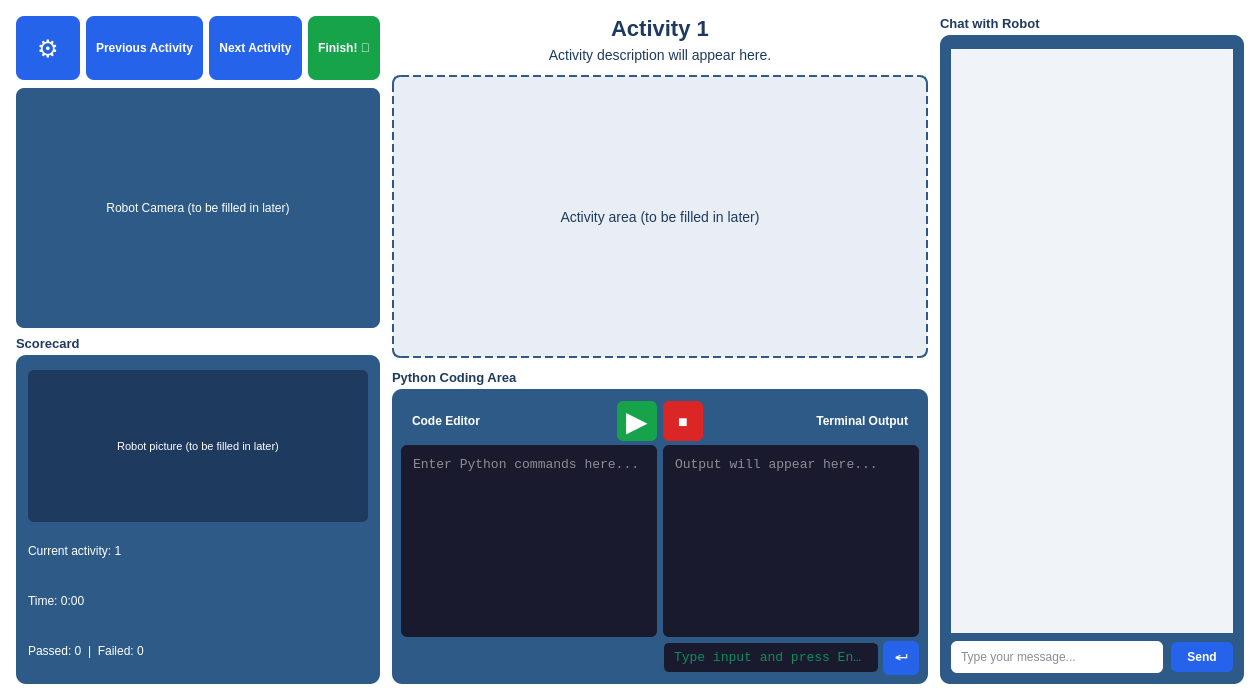
<?xml version="1.0" encoding="UTF-8"?>
<ui version="4.0">
 <class>ActivityWindow</class>
 <widget class="QWidget" name="ActivityWindow">
  <property name="geometry">
   <rect>
    <x>0</x>
    <y>0</y>
    <width>1260</width>
    <height>700</height>
   </rect>
  </property>
  <property name="windowTitle">
   <string>Activity 1</string>
  </property>
  <property name="styleSheet">
   <string notr="true">QWidget#ActivityWindow { background-color: #ffffff; }
QLabel#activity_title_label { color: #1e3a5f; font-size: 22px; font-weight: bold; }
QLabel#activity_description_label { color: #1e3a5f; font-size: 14px; }
QLabel#camera_placeholder { background-color: #2d5a87; color: white; font-size: 12px; border-radius: 8px; padding: 20px; min-width: 200px; min-height: 200px; }
QLabel#activity_placeholder { background-color: #e8eef4; color: #1e3a5f; font-size: 14px; border: 2px dashed #2d5a87; border-radius: 8px; padding: 40px; }
QGroupBox#chat_group { background-color: #2d5a87; border: none; border-radius: 10px; padding: 8px; margin-top: 0px; }
QGroupBox#chat_group::title { color: transparent; font-size: 0px; }
QGroupBox#chat_group QLineEdit { background-color: #ffffff; color: #1a1a2e; border-radius: 6px; padding: 8px; }
QGroupBox#chat_group QPushButton { background-color: #2563eb; color: white; font-weight: bold; padding: 8px 16px; border-radius: 6px; border: none; }
QGroupBox#chat_group QPushButton:hover { background-color: #1d4ed8; }
QGroupBox#coding_group { background-color: #2d5a87; border: none; border-radius: 10px; padding: 8px; margin-top: 0px; }
QGroupBox#coding_group::title { color: transparent; font-size: 0px; }
QLabel#terminal_label { color: #ffffff; font-weight: bold; }
QPushButton#settings_button { background-color: #2563eb; color: white; font-size: 24px; padding: 8px; border-radius: 8px; border: none; min-width: 48px; min-height: 48px; max-width: 48px; max-height: 48px; }
QPushButton#settings_button:hover { background-color: #1d4ed8; }
QPushButton#play_code_button { background-color: #16a34a; color: white; font-size: 28px; padding: 4px; border-radius: 6px; border: none; min-width: 32px; min-height: 32px; max-width: 32px; max-height: 32px; }
QPushButton#play_code_button:hover { background-color: #15803d; }
QPushButton#stop_code_button { background-color: #dc2626; color: white; font-size: 16px; padding: 4px; border-radius: 6px; border: none; min-width: 32px; min-height: 32px; max-width: 32px; max-height: 32px; }
QPushButton#stop_code_button:hover { background-color: #b91c1c; }
QGroupBox#scorecard_group { background-color: #2d5a87; border: none; border-radius: 10px; padding: 8px; margin-top: 0px; }
QGroupBox#scorecard_group::title { color: transparent; font-size: 0px; }
QGroupBox#scorecard_group QLabel { color: white; }
QLabel#robot_picture_placeholder { background-color: #1e3a5f; color: white; font-size: 11px; border-radius: 6px; padding: 16px; min-height: 120px; }
QLabel#section_title { color: #1e3a5f; font-size: 13px; font-weight: bold; }
QScrollArea#chat_scroll { background-color: #f0f4f8; border-radius: 6px; border: none; }
QWidget#chat_bubble_container { background-color: #f0f4f8; }</string>
  </property>

  <layout class="QGridLayout" name="main_grid_layout">
   <property name="spacing"><number>12</number></property>
   <property name="leftMargin"><number>16</number></property>
   <property name="topMargin"><number>16</number></property>
   <property name="rightMargin"><number>16</number></property>
   <property name="bottomMargin"><number>16</number></property>

   <!-- ═══════════════════════════════════════════════════════
        Column 0 (rowspan 3):
          settings button
          camera
          ← tight gap →
          "Scorecard" label  (sits right above the box)
          scorecard group box
          ← stretch fills remaining space at bottom →
        ═══════════════════════════════════════════════════════ -->
   <item row="0" column="0" rowspan="3">
    <layout class="QVBoxLayout" name="left_col_layout">
     <property name="spacing"><number>0</number></property>

     <!-- Top row: settings + nav buttons all in one HBox.
          No max-width on any button so setVisible(False) on one
          lets the others expand naturally to fill the row. -->
     <item>
      <layout class="QHBoxLayout" name="top_btn_layout">
       <property name="spacing"><number>6</number></property>
       <item>
        <widget class="QPushButton" name="settings_button">
         <property name="text"><string>⚙</string></property>
         <property name="toolTip"><string>Open settings</string></property>
        </widget>
       </item>
       <item>
        <widget class="QPushButton" name="prev_activity_button">
         <property name="text"><string>Previous Activity</string></property>
         <property name="toolTip"><string>Go to previous activity</string></property>
         <property name="styleSheet">
          <string notr="true">background-color: #2563eb; color: white; font-size: 12px; font-weight: bold; padding: 8px 10px; border-radius: 8px; border: none; min-height: 48px;</string>
         </property>
        </widget>
       </item>
       <item>
        <widget class="QPushButton" name="next_activity_button">
         <property name="text"><string>Next Activity</string></property>
         <property name="toolTip"><string>Go to next activity</string></property>
         <property name="styleSheet">
          <string notr="true">background-color: #2563eb; color: white; font-size: 12px; font-weight: bold; padding: 8px 10px; border-radius: 8px; border: none; min-height: 48px;</string>
         </property>
        </widget>
       </item>
       <item>
        <widget class="QPushButton" name="finish_button">
         <property name="text"><string>Finish! 🎉</string></property>
         <property name="toolTip"><string>Finish all activities</string></property>
         <property name="styleSheet">
          <string notr="true">background-color: #16a34a; color: white; font-size: 12px; font-weight: bold; padding: 8px 10px; border-radius: 8px; border: none; min-height: 48px;</string>
         </property>
        </widget>
       </item>
      </layout>
     </item>

     <!-- 8 px gap between top buttons and camera -->
     <item>
      <spacer name="sp_settings_cam">
       <property name="orientation"><enum>Qt::Orientation::Vertical</enum></property>
       <property name="sizeType"><enum>QSizePolicy::Policy::Fixed</enum></property>
       <property name="sizeHint" stdset="0"><size><width>0</width><height>8</height></size></property>
      </spacer>
     </item>

     <!-- Camera -->
     <item>
      <widget class="QLabel" name="camera_placeholder">
       <property name="text"><string>Robot Camera (to be filled in later)</string></property>
       <property name="alignment"><set>Qt::AlignmentFlag::AlignCenter</set></property>
       <property name="minimumSize"><size><width>200</width><height>200</height></size></property>
       <property name="sizePolicy">
        <sizepolicy hsizetype="Minimum" vsizetype="Minimum">
         <horstretch>0</horstretch><verstretch>0</verstretch>
        </sizepolicy>
       </property>
      </widget>
     </item>

     <!-- 8 px gap between camera and "Scorecard" label -->
     <item>
      <spacer name="sp_cam_scorecard">
       <property name="orientation"><enum>Qt::Orientation::Vertical</enum></property>
       <property name="sizeType"><enum>QSizePolicy::Policy::Fixed</enum></property>
       <property name="sizeHint" stdset="0"><size><width>0</width><height>8</height></size></property>
      </spacer>
     </item>

     <!-- "Scorecard" label immediately above the box -->
     <item>
      <widget class="QLabel" name="scorecard_title_label">
       <property name="text"><string>Scorecard</string></property>
       <property name="styleSheet"><string notr="true">color: #1e3a5f; font-size: 13px; font-weight: bold;</string></property>
      </widget>
     </item>

     <!-- 4 px gap between label and box -->
     <item>
      <spacer name="sp_scorecard_label_box">
       <property name="orientation"><enum>Qt::Orientation::Vertical</enum></property>
       <property name="sizeType"><enum>QSizePolicy::Policy::Fixed</enum></property>
       <property name="sizeHint" stdset="0"><size><width>0</width><height>4</height></size></property>
      </spacer>
     </item>

     <!-- Scorecard group box -->
     <item>
      <widget class="QGroupBox" name="scorecard_group">
       <property name="title"><string/></property>
       <property name="sizePolicy">
        <sizepolicy hsizetype="Preferred" vsizetype="Expanding">
         <horstretch>0</horstretch><verstretch>1</verstretch>
        </sizepolicy>
       </property>
       <layout class="QVBoxLayout" name="scorecard_layout">
        <property name="spacing"><number>8</number></property>
        <item>
         <widget class="QLabel" name="robot_picture_placeholder">
          <property name="text"><string>Robot picture (to be filled in later)</string></property>
          <property name="alignment"><set>Qt::AlignmentFlag::AlignCenter</set></property>
         </widget>
        </item>
        <item>
         <widget class="QLabel" name="current_activity_label">
          <property name="text"><string>Current activity: 1</string></property>
         </widget>
        </item>
        <item>
         <widget class="QLabel" name="stopwatch_label">
          <property name="text"><string>Time: 0:00</string></property>
         </widget>
        </item>
        <item>
         <widget class="QLabel" name="scorecard_log_label">
          <property name="text"><string>Passed: 0  |  Failed: 0</string></property>
          <property name="wordWrap"><bool>true</bool></property>
         </widget>
        </item>
       </layout>
      </widget>
     </item>

    </layout>
   </item>

   <!-- ═══════════════════════════════════════════════════════
        Column 1, Row 0: activity title / description
        ═══════════════════════════════════════════════════════ -->
   <item row="0" column="1">
    <layout class="QVBoxLayout" name="title_layout">
     <property name="spacing"><number>6</number></property>
     <item>
      <widget class="QLabel" name="activity_title_label">
       <property name="text"><string>Activity 1</string></property>
       <property name="alignment"><set>Qt::AlignmentFlag::AlignCenter</set></property>
      </widget>
     </item>
     <item>
      <widget class="QLabel" name="activity_description_label">
       <property name="text"><string>Activity description will appear here.</string></property>
       <property name="alignment"><set>Qt::AlignmentFlag::AlignCenter</set></property>
       <property name="wordWrap"><bool>true</bool></property>
      </widget>
     </item>
    </layout>
   </item>

   <!-- ═══════════════════════════════════════════════════════
        Column 2 (rowspan 3): chat panel
        "Chat with Robot" label sits above the navy group box.
        The group box contains a QScrollArea for bubble widgets
        (real rounded corners) + the input row.
        ═══════════════════════════════════════════════════════ -->
   <item row="0" column="2" rowspan="3">
    <layout class="QVBoxLayout" name="chat_outer_layout">
     <property name="spacing"><number>4</number></property>

     <!-- "Chat with Robot" label outside the navy box -->
     <item>
      <widget class="QLabel" name="chat_title_label">
       <property name="text"><string>Chat with Robot</string></property>
       <property name="styleSheet"><string notr="true">color: #1e3a5f; font-size: 13px; font-weight: bold;</string></property>
      </widget>
     </item>

     <!-- Navy group box (no Qt title) -->
     <item>
      <widget class="QGroupBox" name="chat_group">
       <property name="title"><string/></property>
       <property name="sizePolicy">
        <sizepolicy hsizetype="Expanding" vsizetype="Expanding">
         <horstretch>0</horstretch><verstretch>1</verstretch>
        </sizepolicy>
       </property>
       <layout class="QVBoxLayout" name="chat_layout">
        <property name="spacing"><number>8</number></property>
        <property name="leftMargin"><number>8</number></property>
        <property name="topMargin"><number>8</number></property>
        <property name="rightMargin"><number>8</number></property>
        <property name="bottomMargin"><number>8</number></property>

        <!--
          Bubble display area: QScrollArea containing a plain QWidget
          whose layout is populated at runtime by _append_bubble().
          Using real QLabel widgets gives us genuine CSS border-radius.
        -->
        <item>
         <widget class="QScrollArea" name="chat_scroll">
          <property name="widgetResizable"><bool>true</bool></property>
          <property name="minimumHeight"><number>100</number></property>
          <property name="horizontalScrollBarPolicy"><enum>Qt::ScrollBarPolicy::ScrollBarAlwaysOff</enum></property>
          <widget class="QWidget" name="chat_bubble_container">
           <layout class="QVBoxLayout" name="chat_bubble_layout">
            <property name="spacing"><number>6</number></property>
            <property name="leftMargin"><number>8</number></property>
            <property name="topMargin"><number>8</number></property>
            <property name="rightMargin"><number>8</number></property>
            <property name="bottomMargin"><number>8</number></property>
            <!-- Runtime spacer at top pushes bubbles downward; added in __init__ -->
           </layout>
          </widget>
         </widget>
        </item>

        <!-- Input row -->
        <item>
         <layout class="QHBoxLayout" name="chat_input_layout">
          <item>
           <widget class="QLineEdit" name="chat_input">
            <property name="placeholderText"><string>Type your message...</string></property>
           </widget>
          </item>
          <item>
           <widget class="QPushButton" name="send_message_button">
            <property name="text"><string>Send</string></property>
           </widget>
          </item>
         </layout>
        </item>

       </layout>
      </widget>
     </item>

    </layout>
   </item>

   <!-- ═══════════════════════════════════════════════════════
        Column 1, Row 1: activity area
        ═══════════════════════════════════════════════════════ -->
   <item row="1" column="1">
    <widget class="QLabel" name="activity_placeholder">
     <property name="text"><string>Activity area (to be filled in later)</string></property>
     <property name="alignment"><set>Qt::AlignmentFlag::AlignCenter</set></property>
     <property name="sizePolicy">
      <sizepolicy hsizetype="Expanding" vsizetype="Expanding">
       <horstretch>0</horstretch>
       <verstretch>3</verstretch>
      </sizepolicy>
     </property>
    </widget>
   </item>

   <!-- ═══════════════════════════════════════════════════════
        Column 1, Row 2: coding area

        Toolbar uses a QGridLayout that mirrors the editor row:
          col 0 (stretch 1) = Code Editor label + left half of editors
          col 1 (fixed)     = [▶] [■]  centred over the 6-px gap
          col 2 (stretch 1) = Terminal Output label + right half

        This guarantees the gap between buttons is always directly
        above the gap between the two editor panes.
        ═══════════════════════════════════════════════════════ -->
   <item row="2" column="1">
    <layout class="QVBoxLayout" name="coding_outer_layout">
     <property name="spacing"><number>4</number></property>

     <!-- "Python Coding Area" label above the navy box -->
     <item>
      <widget class="QLabel" name="coding_area_title_label">
       <property name="text"><string>Python Coding Area</string></property>
       <property name="styleSheet"><string notr="true">color: #1e3a5f; font-size: 13px; font-weight: bold;</string></property>
      </widget>
     </item>

     <!-- Navy coding group box -->
     <item>
      <widget class="QGroupBox" name="coding_group">
       <property name="title"><string/></property>
       <property name="sizePolicy">
        <sizepolicy hsizetype="Expanding" vsizetype="Preferred">
         <horstretch>0</horstretch><verstretch>1</verstretch>
        </sizepolicy>
       </property>

       <layout class="QVBoxLayout" name="coding_inner_layout">
        <property name="spacing"><number>4</number></property>
        <property name="leftMargin"><number>6</number></property>
        <property name="topMargin"><number>6</number></property>
        <property name="rightMargin"><number>6</number></property>
        <property name="bottomMargin"><number>6</number></property>

        <!--
          Toolbar — QGridLayout, 3 columns, column stretch 1 : 0 : 1
            col 0: "Code Editor" label, left-aligned
            col 1: [▶][■] in a nested HBoxLayout, fixed width, centred
            col 2: "Terminal Output" label, right-aligned

          The editor row below uses the same 3-column grid with the same
          column stretches, so col 1 (buttons/gap) is always vertically
          aligned with the 6-px gap between the two editor panes.
        -->
        <item>
         <layout class="QGridLayout" name="coding_toolbar_grid">
          <property name="spacing"><number>0</number></property>

          <!-- col 0: Code Editor label -->
          <item row="0" column="0">
           <widget class="QLabel" name="code_editor_label">
            <property name="text"><string>Code Editor</string></property>
            <property name="alignment"><set>Qt::AlignmentFlag::AlignLeft|Qt::AlignmentFlag::AlignVCenter</set></property>
            <property name="styleSheet">
             <string notr="true">color: #ffffff; font-weight: bold; margin-left: 8px;</string>
            </property>
           </widget>
          </item>

          <!-- col 1: [▶][■] buttons, horizontally centred -->
          <item row="0" column="1">
           <layout class="QHBoxLayout" name="btn_layout">
            <property name="spacing"><number>6</number></property>
            <item>
             <widget class="QPushButton" name="play_code_button">
              <property name="text"><string>▶</string></property>
              <property name="toolTip"><string>Run code</string></property>
             </widget>
            </item>
            <item>
             <widget class="QPushButton" name="stop_code_button">
              <property name="text"><string>■</string></property>
              <property name="toolTip"><string>Stop program</string></property>
             </widget>
            </item>
           </layout>
          </item>

          <!-- col 2: Terminal Output label, right-aligned -->
          <item row="0" column="2">
           <widget class="QLabel" name="terminal_label">
            <property name="text"><string>Terminal Output</string></property>
            <property name="alignment"><set>Qt::AlignmentFlag::AlignRight|Qt::AlignmentFlag::AlignVCenter</set></property>
            <property name="styleSheet">
             <string notr="true">color: #ffffff; font-weight: bold; margin-right: 8px;</string>
            </property>
           </widget>
          </item>

         </layout>
        </item>

        <!--
          Editor row — same 3-column grid, same stretches.
          col 0 = code editor, col 1 = 6-px spacer, col 2 = terminal
        -->
        <item>
         <layout class="QGridLayout" name="coding_editors_grid">
          <property name="spacing"><number>0</number></property>

          <!-- col 0: code editor -->
          <item row="0" column="0">
           <widget class="QPlainTextEdit" name="code_editor">
            <property name="placeholderText"><string>Enter Python commands here...</string></property>
            <property name="minimumHeight"><number>90</number></property>
            <property name="maximumHeight"><number>150</number></property>
            <property name="lineWrapMode"><enum>QPlainTextEdit::LineWrapMode::NoWrap</enum></property>
            <property name="tabStopDistance"><double>16.0</double></property>
            <property name="styleSheet">
             <string notr="true">background-color: #1a1a2e; color: #ffffff; font-family: Consolas, monospace; font-size: 13px; border-radius: 6px; padding: 8px;</string>
            </property>
           </widget>
          </item>

          <!-- col 1: 6-px fixed spacer — this is the visible gap / divider -->
          <item row="0" column="1">
           <spacer name="editor_gap">
            <property name="orientation"><enum>Qt::Orientation::Horizontal</enum></property>
            <property name="sizeType"><enum>QSizePolicy::Policy::Fixed</enum></property>
            <property name="sizeHint" stdset="0"><size><width>6</width><height>20</height></size></property>
           </spacer>
          </item>

          <!-- col 2: terminal (read-only display) -->
          <item row="0" column="2">
           <widget class="QTextEdit" name="terminal_output">
            <property name="readOnly"><bool>true</bool></property>
            <property name="placeholderText"><string>Output will appear here...</string></property>
            <property name="minimumHeight"><number>90</number></property>
            <property name="maximumHeight"><number>150</number></property>
            <property name="styleSheet">
             <string notr="true">background-color: #1a1a2e; color: #ffffff; font-family: Consolas, monospace; font-size: 13px; border-radius: 6px; padding: 8px;</string>
            </property>
           </widget>
          </item>

         </layout>
        </item>

        <!--
          Stdin input row — hidden by default, shown only when a process
          is running and waiting for user input.
          Spans only the terminal (right) half so it lines up under the
          terminal pane.  The left half remains empty.
        -->
        <item>
         <layout class="QGridLayout" name="stdin_row_grid">
          <property name="spacing"><number>0</number></property>

          <!-- left empty spacer mirrors code editor column -->
          <item row="0" column="0">
           <spacer name="stdin_left_spacer">
            <property name="orientation"><enum>Qt::Orientation::Horizontal</enum></property>
            <property name="sizeType"><enum>QSizePolicy::Policy::Expanding</enum></property>
            <property name="sizeHint" stdset="0"><size><width>40</width><height>20</height></size></property>
           </spacer>
          </item>

          <!-- 6-px gap spacer mirrors editor gap -->
          <item row="0" column="1">
           <spacer name="stdin_gap_spacer">
            <property name="orientation"><enum>Qt::Orientation::Horizontal</enum></property>
            <property name="sizeType"><enum>QSizePolicy::Policy::Fixed</enum></property>
            <property name="sizeHint" stdset="0"><size><width>6</width><height>20</height></size></property>
           </spacer>
          </item>

          <!-- stdin input row aligned under terminal -->
          <item row="0" column="2">
           <layout class="QHBoxLayout" name="stdin_input_layout">
            <property name="spacing"><number>4</number></property>
            <item>
             <widget class="QLineEdit" name="stdin_input">
              <property name="placeholderText"><string>Type input and press Enter...</string></property>
              <property name="styleSheet">
               <string notr="true">background-color: #1a1a2e; color: #00ff88; font-family: Consolas, monospace; font-size: 13px; border-radius: 6px; padding: 6px 8px; border: 1px solid #2d5a87;</string>
              </property>
             </widget>
            </item>
            <item>
             <widget class="QPushButton" name="stdin_send_button">
              <property name="text"><string>↵</string></property>
              <property name="toolTip"><string>Send input to program</string></property>
              <property name="styleSheet">
               <string notr="true">background-color: #2563eb; color: white; font-size: 16px; font-weight: bold; border-radius: 6px; border: none; min-width: 36px; max-width: 36px; min-height: 34px; max-height: 34px; padding: 0px;</string>
              </property>
             </widget>
            </item>
           </layout>
          </item>

         </layout>
        </item>

       </layout>
      </widget>
     </item>
    </layout>
   </item>

  </layout>
 </widget>
 <resources/>
 <connections/>
</ui>
